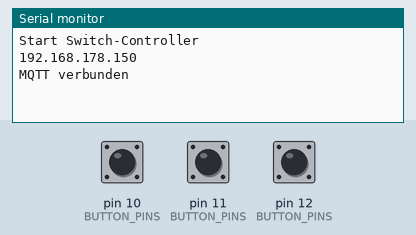
A sketch run on a simulated Arduino Uno, built with avr-gcc and run on an emulated ATmega328P. On the bench: the last lines printed to the serial monitor. The inputs (shaded band) are chosen by the test bench; at power-on: pin 10 (BUTTON_PINS) HIGH, pin 11 (BUTTON_PINS) HIGH, pin 12 (BUTTON_PINS) HIGH. WiFi joins after 1.5 s; servers stay silent unless stated; no MQTT or app messages arrive unless stated.

Above: at 2.7 s.
2.8 s: pin 10 (BUTTON_PINS) pulled LOW for 0.15 s
At 4.4 s:
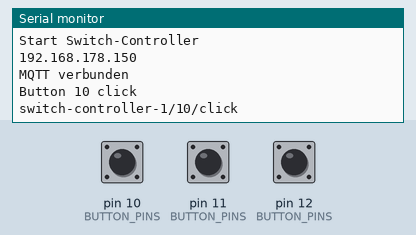
4.7 s: pin 11 (BUTTON_PINS) pulled LOW for 3.2 s
At 7.4 s:
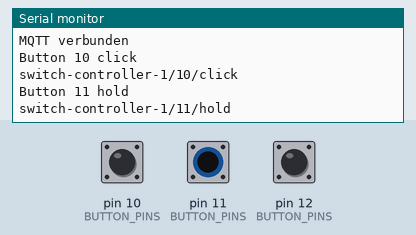
9.4 s: pin 12 (BUTTON_PINS) pulled LOW for 0.15 s
At 10.7 s:
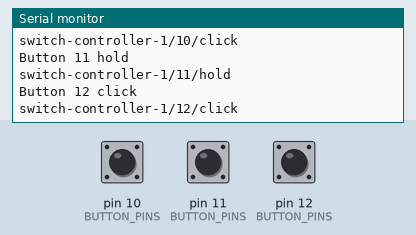
11.0 s: pin 11 (BUTTON_PINS) pulled LOW for 0.15 s
At 12.2 s:
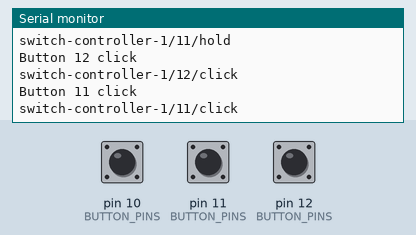
12.6 s: pin 10 (BUTTON_PINS) pulled LOW for 3.2 s
At 15.8 s:
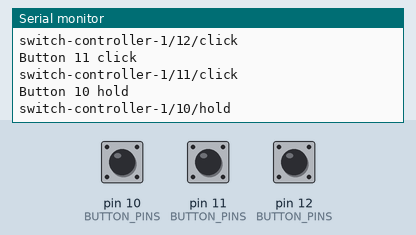
17.3 s: pin 12 (BUTTON_PINS) pulled LOW for 3.2 s
At 20.5 s:
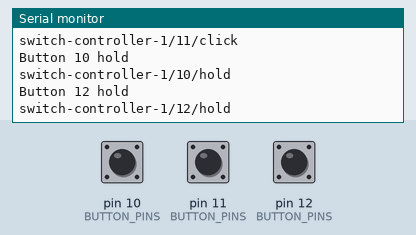

Measured:
- after the input at 2.8 s, the serial monitor: prints a new line after 0.43 s (image 1)
- after the input at 4.7 s, the serial monitor: prints a new line after 2.0 s (image 2)
- after the input at 9.4 s, the serial monitor: prints a new line after 0.42 s (image 3)
- after the input at 11.0 s, the serial monitor: prints a new line after 0.43 s (image 4)
- after the input at 12.6 s, the serial monitor: prints a new line after 2.0 s (image 5)
- after the input at 17.3 s, the serial monitor: prints a new line after 2.0 s (image 6)

The sketch:

switch-controller.ino
```cpp
#include <switch-controller.h>

void setup()
{
    Serial.begin(9600);
    Serial.println("Start Switch-Controller");

    for (int i = 0; i < NUM_BUTTONS; i++)
    {
        switches[i].setPin(BUTTON_PINS[i]);
    }

    mqttClient.setServer(MQTT_SERVER, 1883);
    mqttClient.setCallback(messageReceived);

    Ethernet.begin(mac, controllerIp);
    delay(1500);
    Serial.println(Ethernet.localIP());

}

void loop()
{
    if (! mqttClient.connected())
    {
        reconnect();
    }
    mqttClient.loop();

    for (int i = 0; i < NUM_BUTTONS; i++)
    {
        switches[i].check();
    }
}

boolean reconnect() {
    if (mqttClient.connect("switch-controller-1", MQTT_USER, MQTT_PASSWORD)) {
        Serial.println("MQTT verbunden");
    }
    return mqttClient.connected();
}

void messageReceived(char* topic, byte* payload, unsigned int length) {
    Serial.print("Message arrived [");
    Serial.print(topic);
    Serial.print("] ");
    for (unsigned int i=0;i<length;i++) {
        Serial.print((char)payload[i]);
    }
    Serial.println();
}

/*
void clickEvent(int buttonNr)
{
    Serial.println("Button " + String(BUTTON_PINS[buttonNr]) + " clickEvent");
}

void doubleClickEvent(int buttonNr)
{
    Serial.println("Button " + String(BUTTON_PINS[buttonNr]) + " doubleClickEvent");
}

void holdEvent(int buttonNr)
{
    Serial.println("Button " + String(BUTTON_PINS[buttonNr]) + " holdEvent");
}

void longHoldEvent(int buttonNr)
{
    Serial.println("Button " + String(BUTTON_PINS[buttonNr]) + " longHoldEvent");
}

void checkButton(int buttonNr)
{
    switch (switches[buttonNr].getEvent()) {
        case EVENT_CLICK: clickEvent(buttonNr); break;
        case EVENT_DOUBLECLICK: doubleClickEvent(buttonNr); break;
        case EVENT_HOLD: holdEvent(buttonNr); break;
        case EVENT_LONGHOLD: longHoldEvent(buttonNr); break;
    }
}
*/
```

Switch.cpp
```cpp
#include <Switch.h>

Switch::Switch() {}

Switch::Switch(uint8_t pin)
{
    setPin(pin);
}

void Switch::setPin(uint8_t pin)
{
    _bouncer = Bounce();
    _bouncer.attach(pin, INPUT_PULLUP);
    _bouncer.interval(BOUNCER_INTERVAL);
    _pin = pin;
    _topic = "switch-controller-1/" + String(_pin) + "/";
}

void Switch::setRelaisPin(uint8_t pin)
{
    _relaisPin = pin;
}

int Switch::getEvent()
{
    int event = 0;
    _bouncer.update();
    int buttonVal = _bouncer.read();
    if (_bouncer.fell())
    {
        downTime = millis();
        ignoreUp = false;
        waitForUp = false;
        singleOK = true;
        holdEventPast = false;
        longHoldEventPast = false;
        if ((millis()-upTime) < DC_GAP && DConUp == false && DCwaiting == true)
        {
            DConUp = true;
        }
        else
        {
            DConUp = false;
        }
        DCwaiting = false;
    }
    else if(_bouncer.rose())
    {
        if (not ignoreUp)
        {
            upTime = millis();
            if (DConUp == false)
            {
                DCwaiting = true;
            }
            else
            {
                event = EVENT_DOUBLECLICK;
                DConUp = false;
                DCwaiting = false;
                singleOK = false;
            }
        }
    }

    if (buttonVal == HIGH && (millis()-upTime) >= DC_GAP && DCwaiting == true && DConUp == false && singleOK == true)
    {
        event = EVENT_CLICK;
        DCwaiting = false;
    }

    if (buttonVal == LOW && (millis() - downTime) >= HOLDTIME)
    {
        // Trigger "normal" hold
        if (not holdEventPast)
        {
            event = EVENT_HOLD;
            waitForUp = true;
            ignoreUp = true;
            DConUp = false;
            DCwaiting = false;
            //downTime = millis();
            holdEventPast = true;
        }
        // Trigger "long" hold
        if ((millis() - downTime) >= LONGHOLDTIME)
        {
            if (not longHoldEventPast) {
                event = EVENT_LONGHOLD;
                longHoldEventPast = true;
            }
        }
    }

    return event;
}

void Switch::check()
{
    switch (getEvent()) {
        case EVENT_CLICK: click(); break;
        case EVENT_DOUBLECLICK: doubleClick(); break;
        case EVENT_HOLD: hold(); break;
        case EVENT_LONGHOLD: longHold(); break;
    }
}

void Switch::click()
{
    handleClick(EVENT_CLICK);
}

void Switch::doubleClick()
{
    handleClick(EVENT_DOUBLECLICK);
}

void Switch::hold()
{
    handleClick(EVENT_HOLD);
}

void Switch::longHold()
{
    handleClick(EVENT_LONGHOLD);
}

void Switch::handleClick(unsigned short int eventType)
{
    Serial.println("Button " + String(_pin) + " " + EVENT_TYPES[eventType]);
    if (_relaisPin > 0)
    {
        // Send to Relais-Controller
        Serial.println(String(relaisControllerIp[0]) + "." + String(relaisControllerIp[1]) + "." + String(relaisControllerIp[2]) + "." + String(relaisControllerIp[3]));
    }
    publish(eventType);
}

void Switch::publish(unsigned short int eventType)
{
    String topic = _topic + EVENT_TYPES[eventType];
    Serial.println(topic);
    mqttClient.publish(topic.c_str(), "ON");
}
```

Switch.h
```cpp
#ifndef Switch_h
#define Switch_h

#include "Arduino.h"
#include "Bounce2.h"
#include "PubSubClient.h"

#define DC_GAP 250
#define HOLDTIME 2000
#define LONGHOLDTIME 5000

const short int EVENT_CLICK = 1;
const short int EVENT_DOUBLECLICK = 2;
const short int EVENT_HOLD = 3;
const short int EVENT_LONGHOLD =4;

const String EVENT_TYPES[5] = {"", "click", "doubleclick", "hold", "longhold"};

class Switch
{
    public:
        const int BOUNCER_INTERVAL = 25;
        Switch();
        Switch(uint8_t pin);
        void check();
        void setPin(uint8_t pin);
        void setRelaisPin(uint8_t pin);
    private:
        String _topic;
        uint8_t _pin;
        uint8_t _relaisPin = 0;
        Bounce _bouncer;
        boolean DCwaiting = false; // whether we're waiting for a double click (down)
        boolean DConUp = false; // whether to register a double click on next release, or whether to wait and click
        boolean singleOK = true; // whether it's OK to do a single click
        long downTime = -1; // time the button was pressed down
        long upTime = -1; // time the button was released
        boolean ignoreUp = false; // whether to ignore the button release because the click+hold was triggered
        boolean waitForUp = false; // when held, whether to wait for the up event
        boolean holdEventPast = false; // whether or not the hold event happened already
        boolean longHoldEventPast = false;// whether or not the long hold event happened already
        int getEvent();
        void click();
        void doubleClick();
        void hold();
        void longHold();
        void handleClick(unsigned short int eventType);
        void publish(unsigned short int eventType);
};

extern PubSubClient mqttClient;
extern IPAddress relaisControllerIp;

#endif
```

credentials.h
```cpp
#ifndef CREDENTIALS_H
#define CREDENTIALS_H

// Replace with your actual SSID and password:
#define MQTT_PASSWORD "MQTT password here"
#define MQTT_SERVER "MQTT IP-Adress here"
#define MQTT_USER "MQTT User here"

#endif
```

switch-controller.h
```cpp
#include <SPI.h>
#include <Ethernet.h>
#include <Bounce2.h>
#include <credentials.h>
#include <Switch.h>

#define NUM_BUTTONS 3

// MQTT

byte mac[] = {  0xDE, 0xED, 0xBA, 0xFE, 0xFE, 0xED };
IPAddress controllerIp(192, 168, 178, 150);
IPAddress relaisControllerIp(192, 168, 178, 151);
IPAddress mqttServerIp(192, 168, 178, 73);
long lastReconnectAttempt = 0;

EthernetClient ethernetClient;
PubSubClient mqttClient(ethernetClient);

void messageReceived(char* topic, byte* payload, unsigned int length);

// Switches
Switch * switches = new Switch[NUM_BUTTONS];

const uint8_t BUTTON_PINS[NUM_BUTTONS] = { 10, 11, 12 };
```
